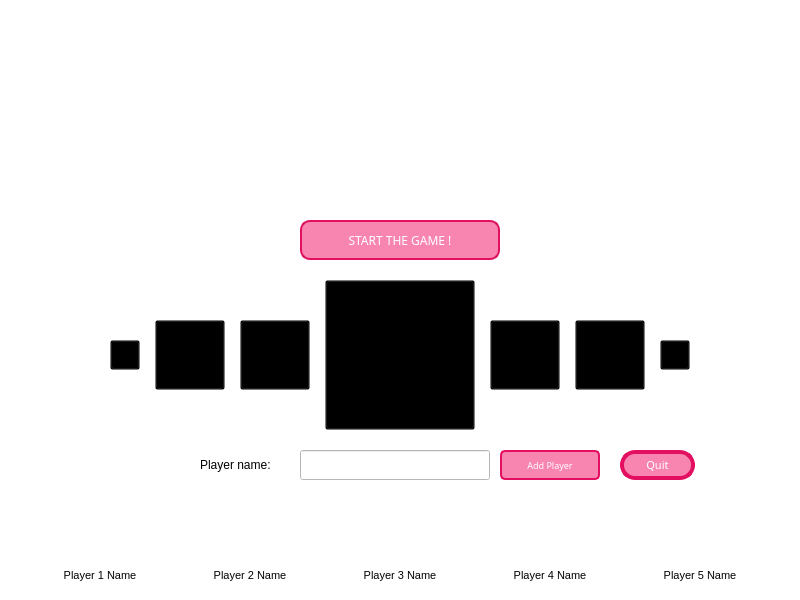
<?xml version="1.0" encoding="UTF-8"?>
<ui version="4.0">
 <class>loginDialog</class>
 <widget class="QDialog" name="loginDialog">
  <property name="geometry">
   <rect>
    <x>0</x>
    <y>0</y>
    <width>800</width>
    <height>600</height>
   </rect>
  </property>
  <property name="minimumSize">
   <size>
    <width>800</width>
    <height>600</height>
   </size>
  </property>
  <property name="maximumSize">
   <size>
    <width>800</width>
    <height>600</height>
   </size>
  </property>
  <property name="palette">
   <palette>
    <active>
     <colorrole role="WindowText">
      <brush brushstyle="SolidPattern">
       <color alpha="255">
        <red>0</red>
        <green>0</green>
        <blue>0</blue>
       </color>
      </brush>
     </colorrole>
     <colorrole role="Button">
      <brush brushstyle="SolidPattern">
       <color alpha="255">
        <red>255</red>
        <green>255</green>
        <blue>255</blue>
       </color>
      </brush>
     </colorrole>
     <colorrole role="Light">
      <brush brushstyle="SolidPattern">
       <color alpha="255">
        <red>255</red>
        <green>255</green>
        <blue>255</blue>
       </color>
      </brush>
     </colorrole>
     <colorrole role="Midlight">
      <brush brushstyle="SolidPattern">
       <color alpha="255">
        <red>255</red>
        <green>255</green>
        <blue>255</blue>
       </color>
      </brush>
     </colorrole>
     <colorrole role="Dark">
      <brush brushstyle="SolidPattern">
       <color alpha="255">
        <red>127</red>
        <green>127</green>
        <blue>127</blue>
       </color>
      </brush>
     </colorrole>
     <colorrole role="Mid">
      <brush brushstyle="SolidPattern">
       <color alpha="255">
        <red>170</red>
        <green>170</green>
        <blue>170</blue>
       </color>
      </brush>
     </colorrole>
     <colorrole role="Text">
      <brush brushstyle="SolidPattern">
       <color alpha="255">
        <red>0</red>
        <green>0</green>
        <blue>0</blue>
       </color>
      </brush>
     </colorrole>
     <colorrole role="BrightText">
      <brush brushstyle="SolidPattern">
       <color alpha="255">
        <red>255</red>
        <green>255</green>
        <blue>255</blue>
       </color>
      </brush>
     </colorrole>
     <colorrole role="ButtonText">
      <brush brushstyle="SolidPattern">
       <color alpha="255">
        <red>0</red>
        <green>0</green>
        <blue>0</blue>
       </color>
      </brush>
     </colorrole>
     <colorrole role="Base">
      <brush brushstyle="SolidPattern">
       <color alpha="255">
        <red>255</red>
        <green>255</green>
        <blue>255</blue>
       </color>
      </brush>
     </colorrole>
     <colorrole role="Window">
      <brush brushstyle="SolidPattern">
       <color alpha="255">
        <red>255</red>
        <green>255</green>
        <blue>255</blue>
       </color>
      </brush>
     </colorrole>
     <colorrole role="Shadow">
      <brush brushstyle="SolidPattern">
       <color alpha="255">
        <red>0</red>
        <green>0</green>
        <blue>0</blue>
       </color>
      </brush>
     </colorrole>
     <colorrole role="AlternateBase">
      <brush brushstyle="SolidPattern">
       <color alpha="255">
        <red>255</red>
        <green>255</green>
        <blue>255</blue>
       </color>
      </brush>
     </colorrole>
     <colorrole role="ToolTipBase">
      <brush brushstyle="SolidPattern">
       <color alpha="255">
        <red>255</red>
        <green>255</green>
        <blue>220</blue>
       </color>
      </brush>
     </colorrole>
     <colorrole role="ToolTipText">
      <brush brushstyle="SolidPattern">
       <color alpha="255">
        <red>0</red>
        <green>0</green>
        <blue>0</blue>
       </color>
      </brush>
     </colorrole>
    </active>
    <inactive>
     <colorrole role="WindowText">
      <brush brushstyle="SolidPattern">
       <color alpha="255">
        <red>0</red>
        <green>0</green>
        <blue>0</blue>
       </color>
      </brush>
     </colorrole>
     <colorrole role="Button">
      <brush brushstyle="SolidPattern">
       <color alpha="255">
        <red>255</red>
        <green>255</green>
        <blue>255</blue>
       </color>
      </brush>
     </colorrole>
     <colorrole role="Light">
      <brush brushstyle="SolidPattern">
       <color alpha="255">
        <red>255</red>
        <green>255</green>
        <blue>255</blue>
       </color>
      </brush>
     </colorrole>
     <colorrole role="Midlight">
      <brush brushstyle="SolidPattern">
       <color alpha="255">
        <red>255</red>
        <green>255</green>
        <blue>255</blue>
       </color>
      </brush>
     </colorrole>
     <colorrole role="Dark">
      <brush brushstyle="SolidPattern">
       <color alpha="255">
        <red>127</red>
        <green>127</green>
        <blue>127</blue>
       </color>
      </brush>
     </colorrole>
     <colorrole role="Mid">
      <brush brushstyle="SolidPattern">
       <color alpha="255">
        <red>170</red>
        <green>170</green>
        <blue>170</blue>
       </color>
      </brush>
     </colorrole>
     <colorrole role="Text">
      <brush brushstyle="SolidPattern">
       <color alpha="255">
        <red>0</red>
        <green>0</green>
        <blue>0</blue>
       </color>
      </brush>
     </colorrole>
     <colorrole role="BrightText">
      <brush brushstyle="SolidPattern">
       <color alpha="255">
        <red>255</red>
        <green>255</green>
        <blue>255</blue>
       </color>
      </brush>
     </colorrole>
     <colorrole role="ButtonText">
      <brush brushstyle="SolidPattern">
       <color alpha="255">
        <red>0</red>
        <green>0</green>
        <blue>0</blue>
       </color>
      </brush>
     </colorrole>
     <colorrole role="Base">
      <brush brushstyle="SolidPattern">
       <color alpha="255">
        <red>255</red>
        <green>255</green>
        <blue>255</blue>
       </color>
      </brush>
     </colorrole>
     <colorrole role="Window">
      <brush brushstyle="SolidPattern">
       <color alpha="255">
        <red>255</red>
        <green>255</green>
        <blue>255</blue>
       </color>
      </brush>
     </colorrole>
     <colorrole role="Shadow">
      <brush brushstyle="SolidPattern">
       <color alpha="255">
        <red>0</red>
        <green>0</green>
        <blue>0</blue>
       </color>
      </brush>
     </colorrole>
     <colorrole role="AlternateBase">
      <brush brushstyle="SolidPattern">
       <color alpha="255">
        <red>255</red>
        <green>255</green>
        <blue>255</blue>
       </color>
      </brush>
     </colorrole>
     <colorrole role="ToolTipBase">
      <brush brushstyle="SolidPattern">
       <color alpha="255">
        <red>255</red>
        <green>255</green>
        <blue>220</blue>
       </color>
      </brush>
     </colorrole>
     <colorrole role="ToolTipText">
      <brush brushstyle="SolidPattern">
       <color alpha="255">
        <red>0</red>
        <green>0</green>
        <blue>0</blue>
       </color>
      </brush>
     </colorrole>
    </inactive>
    <disabled>
     <colorrole role="WindowText">
      <brush brushstyle="SolidPattern">
       <color alpha="255">
        <red>127</red>
        <green>127</green>
        <blue>127</blue>
       </color>
      </brush>
     </colorrole>
     <colorrole role="Button">
      <brush brushstyle="SolidPattern">
       <color alpha="255">
        <red>255</red>
        <green>255</green>
        <blue>255</blue>
       </color>
      </brush>
     </colorrole>
     <colorrole role="Light">
      <brush brushstyle="SolidPattern">
       <color alpha="255">
        <red>255</red>
        <green>255</green>
        <blue>255</blue>
       </color>
      </brush>
     </colorrole>
     <colorrole role="Midlight">
      <brush brushstyle="SolidPattern">
       <color alpha="255">
        <red>255</red>
        <green>255</green>
        <blue>255</blue>
       </color>
      </brush>
     </colorrole>
     <colorrole role="Dark">
      <brush brushstyle="SolidPattern">
       <color alpha="255">
        <red>127</red>
        <green>127</green>
        <blue>127</blue>
       </color>
      </brush>
     </colorrole>
     <colorrole role="Mid">
      <brush brushstyle="SolidPattern">
       <color alpha="255">
        <red>170</red>
        <green>170</green>
        <blue>170</blue>
       </color>
      </brush>
     </colorrole>
     <colorrole role="Text">
      <brush brushstyle="SolidPattern">
       <color alpha="255">
        <red>127</red>
        <green>127</green>
        <blue>127</blue>
       </color>
      </brush>
     </colorrole>
     <colorrole role="BrightText">
      <brush brushstyle="SolidPattern">
       <color alpha="255">
        <red>255</red>
        <green>255</green>
        <blue>255</blue>
       </color>
      </brush>
     </colorrole>
     <colorrole role="ButtonText">
      <brush brushstyle="SolidPattern">
       <color alpha="255">
        <red>127</red>
        <green>127</green>
        <blue>127</blue>
       </color>
      </brush>
     </colorrole>
     <colorrole role="Base">
      <brush brushstyle="SolidPattern">
       <color alpha="255">
        <red>255</red>
        <green>255</green>
        <blue>255</blue>
       </color>
      </brush>
     </colorrole>
     <colorrole role="Window">
      <brush brushstyle="SolidPattern">
       <color alpha="255">
        <red>255</red>
        <green>255</green>
        <blue>255</blue>
       </color>
      </brush>
     </colorrole>
     <colorrole role="Shadow">
      <brush brushstyle="SolidPattern">
       <color alpha="255">
        <red>0</red>
        <green>0</green>
        <blue>0</blue>
       </color>
      </brush>
     </colorrole>
     <colorrole role="AlternateBase">
      <brush brushstyle="SolidPattern">
       <color alpha="255">
        <red>255</red>
        <green>255</green>
        <blue>255</blue>
       </color>
      </brush>
     </colorrole>
     <colorrole role="ToolTipBase">
      <brush brushstyle="SolidPattern">
       <color alpha="255">
        <red>255</red>
        <green>255</green>
        <blue>220</blue>
       </color>
      </brush>
     </colorrole>
     <colorrole role="ToolTipText">
      <brush brushstyle="SolidPattern">
       <color alpha="255">
        <red>0</red>
        <green>0</green>
        <blue>0</blue>
       </color>
      </brush>
     </colorrole>
    </disabled>
   </palette>
  </property>
  <property name="windowTitle">
   <string>Login</string>
  </property>
  <property name="autoFillBackground">
   <bool>false</bool>
  </property>
  <property name="modal">
   <bool>false</bool>
  </property>
  <widget class="QPushButton" name="pushButton_start">
   <property name="geometry">
    <rect>
     <x>300</x>
     <y>220</y>
     <width>200</width>
     <height>40</height>
    </rect>
   </property>
   <property name="styleSheet">
    <string notr="true">QPushButton
{
    font-family: Arial Black;
    font-size: 9pt; 
    color: white; 
    background-color: rgb(247 , 133 , 176);
	border: 2px solid rgba(227,15,96,255);
	border-radius: 10px;
}

QPushButton:hover
{ 
	font-size: 10pt;
    background-color:rgb(246 , 118 , 167);
}

QPushButton:pressed
{
    background-color:rgb(244 , 90 , 149); 
    padding-left:3px;
    padding-top:3px;
}</string>
   </property>
   <property name="text">
    <string>START THE GAME !</string>
   </property>
  </widget>
  <widget class="QLabel" name="label_title">
   <property name="geometry">
    <rect>
     <x>100</x>
     <y>10</y>
     <width>600</width>
     <height>200</height>
    </rect>
   </property>
   <property name="text">
    <string/>
   </property>
   <property name="pixmap">
    <pixmap>../figures/yahtzee.png</pixmap>
   </property>
   <property name="scaledContents">
    <bool>true</bool>
   </property>
  </widget>
  <widget class="QLabel" name="label_playName">
   <property name="geometry">
    <rect>
     <x>200</x>
     <y>450</y>
     <width>100</width>
     <height>30</height>
    </rect>
   </property>
   <property name="font">
    <font>
     <family>Arial</family>
     <pointsize>9</pointsize>
    </font>
   </property>
   <property name="text">
    <string>Player name:</string>
   </property>
  </widget>
  <widget class="QLineEdit" name="lineEdit_playerName">
   <property name="geometry">
    <rect>
     <x>300</x>
     <y>450</y>
     <width>190</width>
     <height>30</height>
    </rect>
   </property>
   <property name="text">
    <string/>
   </property>
   <property name="maxLength">
    <number>15</number>
   </property>
  </widget>
  <widget class="QPushButton" name="pushButton_addPlayer">
   <property name="geometry">
    <rect>
     <x>500</x>
     <y>450</y>
     <width>100</width>
     <height>30</height>
    </rect>
   </property>
   <property name="styleSheet">
    <string notr="true">QPushButton
{
    font-family: Arial Black;
    font-size: 7pt; 
    color: white; 
    background-color: rgb(247 , 133 , 176);
	border: 2px solid rgba(227,15,96,255);
	border-radius: 5px;
}

QPushButton:hover
{ 
	font-size: 8pt;
    background-color:rgb(246 , 118 , 167);
}

QPushButton:pressed
{
    background-color:rgb(244 , 90 , 149); 
    padding-left:3px;
    padding-top:3px;
}</string>
   </property>
   <property name="text">
    <string>Add Player</string>
   </property>
  </widget>
  <widget class="QLabel" name="label_icon_3">
   <property name="geometry">
    <rect>
     <x>325</x>
     <y>280</y>
     <width>150</width>
     <height>150</height>
    </rect>
   </property>
   <property name="text">
    <string/>
   </property>
   <property name="pixmap">
    <pixmap>F:/KIT/Einführung in Python/yahtzee/figures/icons/icon_1.png</pixmap>
   </property>
   <property name="scaledContents">
    <bool>true</bool>
   </property>
   <property name="alignment">
    <set>Qt::AlignCenter</set>
   </property>
  </widget>
  <widget class="QLabel" name="label_icon_2">
   <property name="geometry">
    <rect>
     <x>240</x>
     <y>320</y>
     <width>70</width>
     <height>70</height>
    </rect>
   </property>
   <property name="text">
    <string/>
   </property>
   <property name="pixmap">
    <pixmap>F:/KIT/Einführung in Python/yahtzee/figures/icons/icon_167.png</pixmap>
   </property>
   <property name="scaledContents">
    <bool>true</bool>
   </property>
   <property name="alignment">
    <set>Qt::AlignCenter</set>
   </property>
  </widget>
  <widget class="QLabel" name="label_icon_1">
   <property name="geometry">
    <rect>
     <x>155</x>
     <y>320</y>
     <width>70</width>
     <height>70</height>
    </rect>
   </property>
   <property name="text">
    <string/>
   </property>
   <property name="pixmap">
    <pixmap>F:/KIT/Einführung in Python/yahtzee/figures/icons/icon_166.png</pixmap>
   </property>
   <property name="scaledContents">
    <bool>true</bool>
   </property>
   <property name="alignment">
    <set>Qt::AlignCenter</set>
   </property>
  </widget>
  <widget class="QLabel" name="label_icon_4">
   <property name="geometry">
    <rect>
     <x>490</x>
     <y>320</y>
     <width>70</width>
     <height>70</height>
    </rect>
   </property>
   <property name="text">
    <string/>
   </property>
   <property name="pixmap">
    <pixmap>F:/KIT/Einführung in Python/yahtzee/figures/icons/icon_2.png</pixmap>
   </property>
   <property name="scaledContents">
    <bool>true</bool>
   </property>
   <property name="alignment">
    <set>Qt::AlignCenter</set>
   </property>
  </widget>
  <widget class="QLabel" name="label_icon_5">
   <property name="geometry">
    <rect>
     <x>575</x>
     <y>320</y>
     <width>70</width>
     <height>70</height>
    </rect>
   </property>
   <property name="text">
    <string/>
   </property>
   <property name="pixmap">
    <pixmap>F:/KIT/Einführung in Python/yahtzee/figures/icons/icon_3.png</pixmap>
   </property>
   <property name="scaledContents">
    <bool>true</bool>
   </property>
   <property name="alignment">
    <set>Qt::AlignCenter</set>
   </property>
  </widget>
  <widget class="QLabel" name="label_last">
   <property name="geometry">
    <rect>
     <x>110</x>
     <y>340</y>
     <width>30</width>
     <height>30</height>
    </rect>
   </property>
   <property name="text">
    <string/>
   </property>
   <property name="pixmap">
    <pixmap>F:/KIT/Einführung in Python/yahtzee/figures/last.png</pixmap>
   </property>
   <property name="scaledContents">
    <bool>true</bool>
   </property>
  </widget>
  <widget class="QLabel" name="label_next">
   <property name="geometry">
    <rect>
     <x>660</x>
     <y>340</y>
     <width>30</width>
     <height>30</height>
    </rect>
   </property>
   <property name="text">
    <string/>
   </property>
   <property name="pixmap">
    <pixmap>F:/KIT/Einführung in Python/yahtzee/figures/next.png</pixmap>
   </property>
   <property name="scaledContents">
    <bool>true</bool>
   </property>
  </widget>
  <widget class="QLabel" name="label_icon_player_5">
   <property name="geometry">
    <rect>
     <x>675</x>
     <y>500</y>
     <width>50</width>
     <height>50</height>
    </rect>
   </property>
   <property name="text">
    <string/>
   </property>
   <property name="pixmap">
    <pixmap>F:/KIT/Einführung in Python/yahtzee/figures/icons/icon_3.png</pixmap>
   </property>
   <property name="scaledContents">
    <bool>true</bool>
   </property>
   <property name="alignment">
    <set>Qt::AlignCenter</set>
   </property>
  </widget>
  <widget class="QLabel" name="label_icon_player_3">
   <property name="geometry">
    <rect>
     <x>375</x>
     <y>500</y>
     <width>50</width>
     <height>50</height>
    </rect>
   </property>
   <property name="text">
    <string/>
   </property>
   <property name="pixmap">
    <pixmap>F:/KIT/Einführung in Python/yahtzee/figures/icons/icon_1.png</pixmap>
   </property>
   <property name="scaledContents">
    <bool>true</bool>
   </property>
   <property name="alignment">
    <set>Qt::AlignCenter</set>
   </property>
  </widget>
  <widget class="QLabel" name="label_icon_player_4">
   <property name="geometry">
    <rect>
     <x>525</x>
     <y>500</y>
     <width>50</width>
     <height>50</height>
    </rect>
   </property>
   <property name="text">
    <string/>
   </property>
   <property name="pixmap">
    <pixmap>F:/KIT/Einführung in Python/yahtzee/figures/icons/icon_2.png</pixmap>
   </property>
   <property name="scaledContents">
    <bool>true</bool>
   </property>
   <property name="alignment">
    <set>Qt::AlignCenter</set>
   </property>
  </widget>
  <widget class="QLabel" name="label_icon_player_1">
   <property name="geometry">
    <rect>
     <x>75</x>
     <y>500</y>
     <width>50</width>
     <height>50</height>
    </rect>
   </property>
   <property name="text">
    <string/>
   </property>
   <property name="pixmap">
    <pixmap>F:/KIT/Einführung in Python/yahtzee/figures/icons/icon_166.png</pixmap>
   </property>
   <property name="scaledContents">
    <bool>true</bool>
   </property>
   <property name="alignment">
    <set>Qt::AlignCenter</set>
   </property>
  </widget>
  <widget class="QLabel" name="label_icon_player_2">
   <property name="geometry">
    <rect>
     <x>225</x>
     <y>500</y>
     <width>50</width>
     <height>50</height>
    </rect>
   </property>
   <property name="text">
    <string/>
   </property>
   <property name="pixmap">
    <pixmap>F:/KIT/Einführung in Python/yahtzee/figures/icons/icon_167.png</pixmap>
   </property>
   <property name="scaledContents">
    <bool>true</bool>
   </property>
   <property name="alignment">
    <set>Qt::AlignCenter</set>
   </property>
  </widget>
  <widget class="QLabel" name="label_name_player_1">
   <property name="geometry">
    <rect>
     <x>40</x>
     <y>560</y>
     <width>120</width>
     <height>30</height>
    </rect>
   </property>
   <property name="font">
    <font>
     <family>Arial</family>
     <pointsize>8</pointsize>
    </font>
   </property>
   <property name="text">
    <string>Player 1 Name</string>
   </property>
   <property name="alignment">
    <set>Qt::AlignCenter</set>
   </property>
  </widget>
  <widget class="QLabel" name="label_name_player_2">
   <property name="geometry">
    <rect>
     <x>190</x>
     <y>560</y>
     <width>120</width>
     <height>30</height>
    </rect>
   </property>
   <property name="font">
    <font>
     <family>Arial</family>
     <pointsize>8</pointsize>
    </font>
   </property>
   <property name="text">
    <string>Player 2 Name</string>
   </property>
   <property name="alignment">
    <set>Qt::AlignCenter</set>
   </property>
  </widget>
  <widget class="QLabel" name="label_name_player_3">
   <property name="geometry">
    <rect>
     <x>340</x>
     <y>560</y>
     <width>120</width>
     <height>30</height>
    </rect>
   </property>
   <property name="font">
    <font>
     <family>Arial</family>
     <pointsize>8</pointsize>
    </font>
   </property>
   <property name="text">
    <string>Player 3 Name</string>
   </property>
   <property name="alignment">
    <set>Qt::AlignCenter</set>
   </property>
  </widget>
  <widget class="QLabel" name="label_name_player_4">
   <property name="geometry">
    <rect>
     <x>490</x>
     <y>560</y>
     <width>120</width>
     <height>30</height>
    </rect>
   </property>
   <property name="font">
    <font>
     <family>Arial</family>
     <pointsize>8</pointsize>
    </font>
   </property>
   <property name="text">
    <string>Player 4 Name</string>
   </property>
   <property name="alignment">
    <set>Qt::AlignCenter</set>
   </property>
  </widget>
  <widget class="QLabel" name="label_name_player_5">
   <property name="geometry">
    <rect>
     <x>640</x>
     <y>560</y>
     <width>120</width>
     <height>30</height>
    </rect>
   </property>
   <property name="font">
    <font>
     <family>Arial</family>
     <pointsize>8</pointsize>
    </font>
   </property>
   <property name="text">
    <string>Player 5 Name</string>
   </property>
   <property name="alignment">
    <set>Qt::AlignCenter</set>
   </property>
  </widget>
  <widget class="QPushButton" name="pushButton_icon_1">
   <property name="geometry">
    <rect>
     <x>155</x>
     <y>320</y>
     <width>70</width>
     <height>70</height>
    </rect>
   </property>
   <property name="styleSheet">
    <string notr="true">background-color: transparent;</string>
   </property>
   <property name="text">
    <string/>
   </property>
  </widget>
  <widget class="QPushButton" name="pushButton_icon_2">
   <property name="geometry">
    <rect>
     <x>240</x>
     <y>320</y>
     <width>70</width>
     <height>70</height>
    </rect>
   </property>
   <property name="styleSheet">
    <string notr="true">background-color: transparent;</string>
   </property>
   <property name="text">
    <string/>
   </property>
  </widget>
  <widget class="QPushButton" name="pushButton_icon_3">
   <property name="geometry">
    <rect>
     <x>325</x>
     <y>280</y>
     <width>150</width>
     <height>150</height>
    </rect>
   </property>
   <property name="styleSheet">
    <string notr="true">background-color: transparent;</string>
   </property>
   <property name="text">
    <string/>
   </property>
  </widget>
  <widget class="QPushButton" name="pushButton_icon_4">
   <property name="geometry">
    <rect>
     <x>490</x>
     <y>320</y>
     <width>70</width>
     <height>70</height>
    </rect>
   </property>
   <property name="styleSheet">
    <string notr="true">background-color: transparent;</string>
   </property>
   <property name="text">
    <string/>
   </property>
  </widget>
  <widget class="QPushButton" name="pushButton_icon_5">
   <property name="geometry">
    <rect>
     <x>575</x>
     <y>320</y>
     <width>70</width>
     <height>70</height>
    </rect>
   </property>
   <property name="styleSheet">
    <string notr="true">background-color: transparent;</string>
   </property>
   <property name="text">
    <string/>
   </property>
  </widget>
  <widget class="QPushButton" name="pushButton_last">
   <property name="geometry">
    <rect>
     <x>110</x>
     <y>340</y>
     <width>30</width>
     <height>30</height>
    </rect>
   </property>
   <property name="styleSheet">
    <string notr="true">background-color: transparent;</string>
   </property>
   <property name="text">
    <string/>
   </property>
  </widget>
  <widget class="QPushButton" name="pushButton_next">
   <property name="geometry">
    <rect>
     <x>660</x>
     <y>340</y>
     <width>30</width>
     <height>30</height>
    </rect>
   </property>
   <property name="styleSheet">
    <string notr="true">background-color: transparent;</string>
   </property>
   <property name="text">
    <string/>
   </property>
  </widget>
  <widget class="QPushButton" name="pushButton_quit">
   <property name="geometry">
    <rect>
     <x>620</x>
     <y>450</y>
     <width>75</width>
     <height>30</height>
    </rect>
   </property>
   <property name="font">
    <font>
     <family>Arial Black</family>
     <pointsize>8</pointsize>
    </font>
   </property>
   <property name="styleSheet">
    <string notr="true">QPushButton
{
    font-family: Arial Black;
    font-size: 8pt; 
    color: white; 
    background-color: rgb(247 , 133 , 176);
	border: 4px solid rgba(227,15,96,255);
	border-radius: 15px;
}

QPushButton:hover
{ 
	font-size: 9pt;
    background-color:rgb(246 , 118 , 167);
}

QPushButton:pressed
{
    background-color:rgb(244 , 90 , 149); 
    padding-left:3px;
    padding-top:3px;
}</string>
   </property>
   <property name="text">
    <string>Quit</string>
   </property>
  </widget>
 </widget>
 <resources/>
 <connections/>
</ui>
